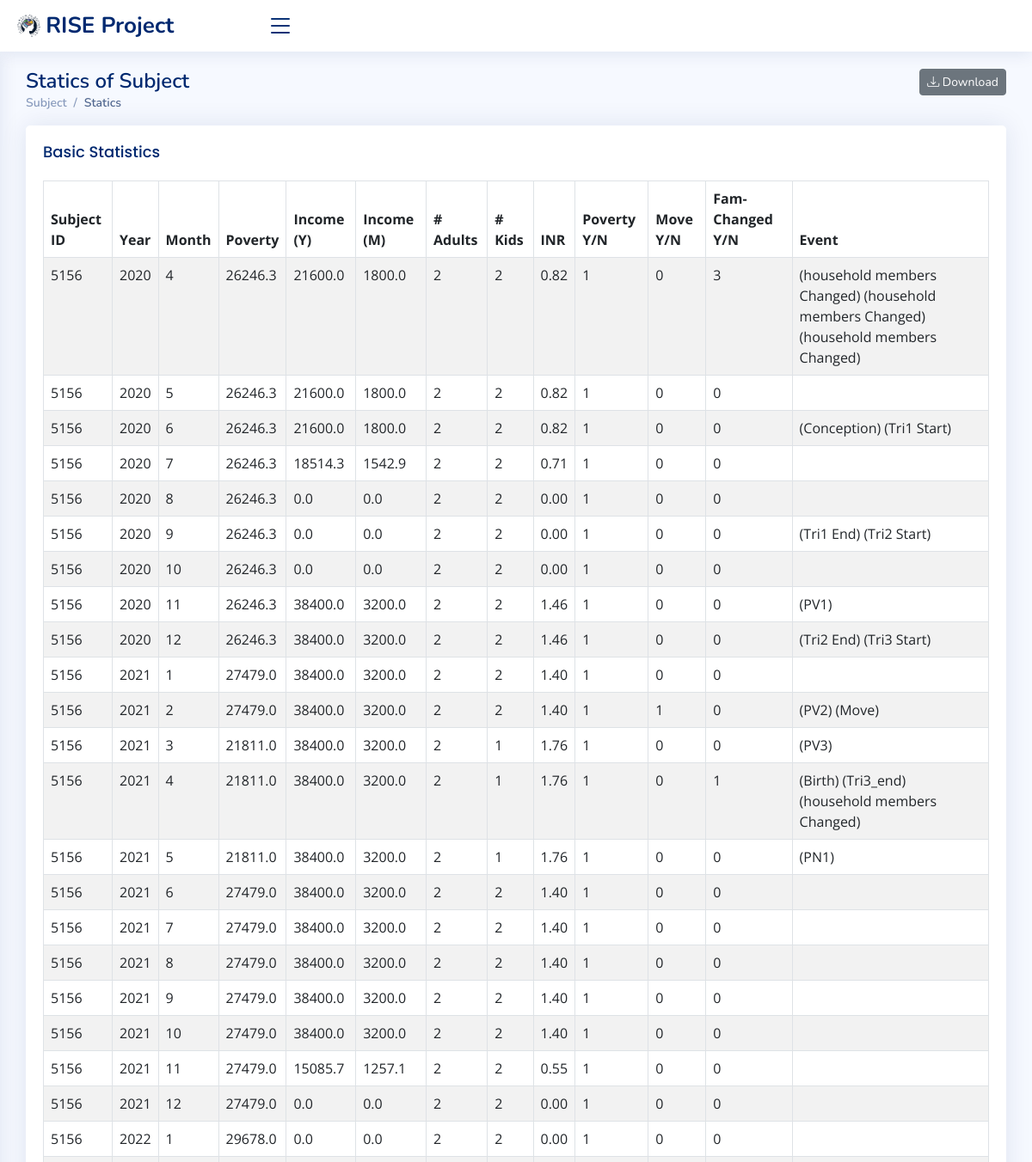
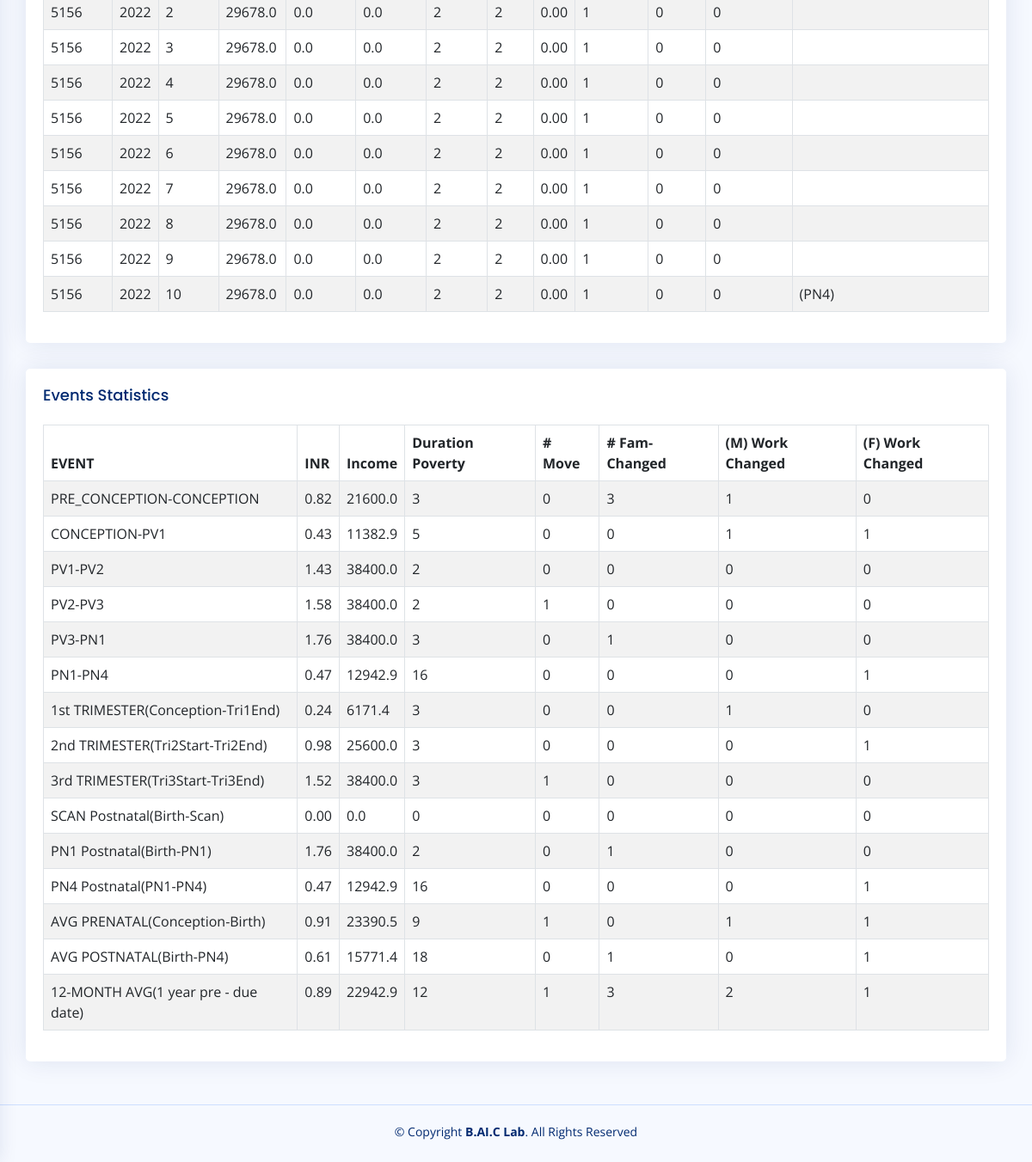
The page /subjectStatics/5156 on the database its author committed (2 pictures, top to bottom).
### rise/models.py (models this page shows, shortened)
class Poverty(models.Model):
    year = models.IntegerField()
    familysize = models.IntegerField()
    old = models.IntegerField()
    adult = models.IntegerField()
    kid = models.IntegerField()
    pline = models.FloatField()
    class Meta:
        unique_together = ('year', 'old', 'adult', 'kid')

### rise/views.py (the view)
# urls.py: path('subjectStatics/<str:subject_id>', subject_statics, name='subject_statics'),
def subject_statics(request, subject_id=None):
    birth_date = get_birth_date(subject_id)
    conception_date = get_conception_date(subject_id)
    if birth_date is None and conception_date is not None:
        birth_date = add_months_to_date(conception_date, 9)
    if birth_date is not None and conception_date is None:
        conception_date = add_months_to_date(birth_date, -9)
    tri1_date = get_tri1_date(subject_id)
    tri2_date = get_tri2_date(subject_id)
    tri3_date = get_tri3_date(subject_id)
    if tri1_date is None:
        tri1_date = conception_date
    if tri2_date is None:
        tri2_date = add_months_to_date(tri1_date, 3)
    if tri3_date is None:
        tri3_date = add_months_to_date(tri2_date, 3)
    pv1_interview_date = get_interview_type_date(subject_id, 'pv1')
    pv2_interview_date = get_interview_type_date(subject_id, 'pv2')
    pv3_interview_date = get_interview_type_date(subject_id, 'pv3')
    pn1_interview_date = get_interview_type_date(subject_id, 'pn1')
    pn4_interview_date = get_interview_type_date(subject_id, 'pn4')
    scan_date = get_scan_date(subject_id)
    move_date = get_move_date(subject_id=subject_id, no=1)
    move_date_2 = get_move_date(subject_id=subject_id, no=2)
    move_date_3 = get_move_date(subject_id=subject_id, no=3)
    move_date_4 = get_move_date(subject_id=subject_id, no=4)
    move_date_5 = get_move_date(subject_id=subject_id, no=5)
    household_member_changes_date_1 = get_household_member_changes_date(subject_id=subject_id, no=1)
    household_member_changes_date_2 = get_household_member_changes_date(subject_id=subject_id, no=2)
    household_member_changes_date_3 = get_household_member_changes_date(subject_id=subject_id, no=3)
    household_member_changes_date_4 = get_household_member_changes_date(subject_id=subject_id, no=4)
    household_member_changes_date_5 = get_household_member_changes_date(subject_id=subject_id, no=5)
    interviews = Interview.objects.filter(subject_id=subject_id)
    statics = []
    pre_conception_date = None
    for interview in interviews:
        if interview.interview_type == 'pv1':
            work_start = add_months_to_date(birth_date, -12)
            pre_conception_date = work_start
            work_end = pv1_interview_date
        elif interview.interview_type == 'pv2':
            work_start = pv1_interview_date
            work_start = work_start.replace(day=1)
            work_start = add_months_to_date(work_start, 1)
            work_end = pv2_interview_date
        elif interview.interview_type == 'pv3':
            work_start = pv2_interview_date
            work_start = work_start.replace(day=1)
            work_start = add_months_to_date(work_start, 1)
            work_end = pv3_interview_date
        elif interview.interview_type == 'pn1':
            work_start = pv3_interview_date
            work_start = work_start.replace(day=1)
            work_start = add_months_to_date(work_start, 1)
            work_end = pn1_interview_date
        elif interview.interview_type == 'pn4':
            work_start = pn1_interview_date
            work_start = work_start.replace(day=1)
            work_start = add_months_to_date(work_start, 1)
            work_end = pn4_interview_date
        current_date = work_start
        while current_date <= work_end:
            event = ""
            moc_work_end = 0
            foc_work_end = 0
            moc_work_start = 0
            foc_work_start = 0
            year = current_date.year
            month = current_date.month
            moc_income = calculate_monthly_income(subject_id, year, month)['moc_income']
            foc_income = calculate_monthly_income(subject_id, year, month)['foc_income']
            etc_income = calculate_monthly_income(subject_id, year, month)['etc_income']
            monthly_income = moc_income + foc_income + etc_income
            moc_work_end = calculate_monthly_income(subject_id, year, month)['moc_work_end']
            foc_work_end = calculate_monthly_income(subject_id, year, month)['foc_work_end']
            moc_work_start = calculate_monthly_income(subject_id, year, month)['moc_work_start']
            foc_work_start = calculate_monthly_income(subject_id, year, month)['foc_work_start']
            yearly_income = monthly_income * 12
            f_adult = interview.financial_family_adult
            h_adult = interview.household_adult
            if f_adult is None:
                f_adult = 0
            if h_adult is None:
                h_adult = 0
            adult = max(f_adult, h_adult)
            f_kid = interview.financial_family_child
            h_kid = interview.household_child
            if f_kid is None:
                f_kid = 0
            if h_kid is None:
                h_kid = 0
            kid = max(f_kid, h_kid)
            adult, kid = get_family(interview.interview_id, year, month)
            pline = Poverty.objects.get(year=year, familysize=adult+kid, adult=adult, kid=kid).pline
            inr = yearly_income / pline
            poverty_yn = 0
            if inr < 2:
                poverty_yn = 1
            if birth_date is not None:
                if year == birth_date.year and month == birth_date.month:
                    event += "(Birth) (Tri3_end) "
            if conception_date is not None:
                if year == conception_date.year and month == conception_date.month:
                    event += "(Conception) "
            if tri1_date is not None:
                if year == tri1_date.year and month == tri1_date.month:
                    event += "(Tri1 Start) "
            if tri2_date is not None:
                if year == tri2_date.year and month == tri2_date.month:
                    event += "(Tri1 End) (Tri2 Start) "
            if tri3_date is not None:
                if year == tri3_date.year and month == tri3_date.month:
                    event += "(Tri2 End) (Tri3 Start) "
            if scan_date is not None:
                if year == scan_date.year and month == scan_date.month:
                    event += "(Scan) "
            if pv1_interview_date is not None:
                if year == pv1_interview_date.year and month == pv1_interview_date.month:
                    event += "(PV1) "
            if pv2_interview_date is not None:
                if year == pv2_interview_date.year and month == pv2_interview_date.month:
                    event += "(PV2) "
            if pv3_interview_date is not None:
                if year == pv3_interview_date.year and month == pv3_interview_date.month:
                    event += "(PV3) "
            if pn1_interview_date is not None:
                if year == pn1_interview_date.year and month == pn1_interview_date.month:
                    event += "(PN1) "
            if pn4_interview_date is not None:
                if year == pn4_interview_date.year and month == pn4_interview_date.month:
                    event += "(PN4) "
            move_yn = 0
            for i in range(1,6):
                move_date = get_move_date(subject_id=subject_id, no=i)
                if move_date is not None:
                    if year == move_date.year and month == move_date.month:
                        event += "(Move) "
                        move_yn += 1
            household_member_changes_yn = 0
            for i in range(1,6):
                household_member_changes_date = get_household_member_changes_date(subject_id=subject_id, no=i)
                if household_member_changes_date is not None:
                    if year == household_member_changes_date.year and month == household_member_changes_date.month:
                        event += "(household members Changed) "
                        household_member_changes_yn += 1
            statics.append({'subject_id': subject_id, 'year': year, 'month': month, 'pline': pline, 'yearly_income': yearly_income, 'monthly_income': monthly_income, 'adult': adult, 'kid': kid, 'inr': inr, 'poverty_yn': poverty_yn, 'move_yn': move_yn, 'household_member_changes_yn':household_member_changes_yn, 'event': event, 'moc_work_end': moc_work_end, 'foc_work_end': foc_work_end, 'moc_work_start': moc_work_start, 'foc_work_start': foc_work_start})
            if current_date.month == 12:
                current_date = current_date.replace(year=current_date.year + 1, month=1)
            else:
                if current_date.month + 1 == 2:
                    if current_date.day > 28 and is_leap_year(current_date.year):
                        current_date = current_date.replace(day=29)
                    elif current_date.day > 28:
                        current_date = current_date.replace(day=28)
                current_date = current_date.replace(month=current_date.month + 1)
    events = []
    events.append(calculate_events(pre_conception_date, conception_date, statics, "PRE_CONCEPTION-CONCEPTION"))
    events.append(calculate_events(conception_date, pv1_interview_date, statics, "CONCEPTION-PV1"))
    events.append(calculate_events(pv1_interview_date, pv2_interview_date, statics, "PV1-PV2"))
    events.append(calculate_events(pv2_interview_date, pv3_interview_date, statics, "PV2-PV3"))
    events.append(calculate_events(pv3_interview_date, pn1_interview_date, statics, "PV3-PN1"))
    events.append(calculate_events(pn1_interview_date, pn4_interview_date, statics, "PN1-PN4"))
    events.append(calculate_events(conception_date, tri2_date, statics, "1st TRIMESTER(Conception-Tri1End)"))
    events.append(calculate_events(tri2_date, tri3_date, statics, "2nd TRIMESTER(Tri2Start-Tri2End)"))
    events.append(calculate_events(tri3_date, birth_date, statics, "3rd TRIMESTER(Tri3Start-Tri3End)"))
    events.append(calculate_events(birth_date, scan_date, statics, "SCAN Postnatal(Birth-Scan)"))
    events.append(calculate_events(birth_date, pn1_interview_date, statics, "PN1 Postnatal(Birth-PN1)"))
    events.append(calculate_events(pn1_interview_date, pn4_interview_date, statics, "PN4 Postnatal(PN1-PN4)"))
    events.append(calculate_events(conception_date, birth_date, statics, "AVG PRENATAL(Conception-Birth)"))
    events.append(calculate_events(birth_date, pn4_interview_date, statics, "AVG POSTNATAL(Birth-PN4)"))
    events.append(calculate_events(pre_conception_date, birth_date, statics, "12-MONTH AVG(1 year pre - due date)"))
    return render(request, 'subject_statics.html', {'statics': statics, 'events': events, 'subject_id': subject_id})

### rise/templates/subject_statics.html (shortened to what this page needs)
<!DOCTYPE html>
<html lang="en">
{% load static %}
<head>
  <link href="{% static 'assets/vendor/bootstrap/css/bootstrap.min.css' %}" rel="stylesheet">
  <link href="{% static 'assets/vendor/bootstrap-icons/bootstrap-icons.css' %}" rel="stylesheet">
  <link href="{% static 'assets/vendor/boxicons/css/boxicons.min.css' %}" rel="stylesheet">
  <link href="{% static 'assets/vendor/quill/quill.snow.css' %}" rel="stylesheet">
  <link href="{% static 'assets/vendor/quill/quill.bubble.css' %}" rel="stylesheet">
  <link href="{% static 'assets/vendor/remixicon/remixicon.css' %}" rel="stylesheet">
  <link href="{% static 'assets/vendor/simple-datatables/style.css' %}" rel="stylesheet">
  <link href="{% static 'assets/css/style.css' %}" rel="stylesheet">
</head>
<body>
  <header id="header" class="header fixed-top d-flex align-items-center">
    <div class="d-flex align-items-center justify-content-between">
      <a href="/home" class="logo d-flex align-items-center">
        <img src="{% static 'assets/img/baic.png' %}" alt="">
        <span class="d-none d-lg-block"> RISE Project</span>
      </a>
      <i class="bi bi-list toggle-sidebar-btn"></i>
    </div>
  </header>
  <main id="main" class="main">
    <div class="pagetitle">
      <h1>
          Statics of Subject
          <a href="/subjectStaticsDownload/{{ subject_id }}">
              <button type="button" class="btn btn-secondary btn-sm" style="float: right; margin-left: 10px"><i class="bi bi-download"></i> Download</button>
          </a>
      </h1>
      <nav>
        <ol class="breadcrumb">
          <li class="breadcrumb-item">Subject</li>
          <li class="breadcrumb-item active">Statics</li>
        </ol>
      </nav>
    </div>
    <section class="section">
      <div class="row">
        <div class="col-lg-12">
          <div class="card">
            <div class="card-body">
              <h5 class="card-title">Basic Statistics</h5>
              {% if statics %}
                <table class="table table-striped table-bordered table-hover">
                <thead>
                  <tr>
                    <th scope="col">Subject ID</th>
                    <th scope="col">Year</th>
                    <th scope="col">Month</th>
                    <th scope="col">Poverty</th>
                    <th scope="col">Income (Y)</th>
                    <th scope="col">Income (M)</th>
                    <th scope="col"># Adults</th>
                    <th scope="col"># Kids</th>
                    <th scope="col">INR</th>
                    <th scope="col">Poverty Y/N</th>
                    <th scope="col">Move Y/N</th>
                    <th scope="col">Fam-Changed Y/N</th>
                    <th scope="col">Event</th>
                  </tr>
                </thead>
                    <tbody>
                    {% for data in statics %}
                    <tr>
                        <td>{{ data.subject_id }}</td>
                        <td>{{ data.year }}</td>
                        <td>{{ data.month }}</td>
                        <td>{{ data.pline|floatformat:1 }}</td>
                        <td>{{ data.yearly_income|floatformat:1 }}</td>
                        <td>{{ data.monthly_income|floatformat:1 }}</td>
                        <td>{{ data.adult }}</td>
                        <td>{{ data.kid }}</td>
                        <td>{{ data.inr|floatformat:2 }}</td>
                        <td>{{ data.poverty_yn }}</td>
                        <td>{{ data.move_yn }}</td>
                        <td>{{ data.household_member_changes_yn }}</td>
                        <td>{{ data.event }}</td>
                    </tr>
                    {% endfor %}
                    </tbody>
              </table>
              {% else %}
                  <p>Data Empty</p>
              {% endif %}
            </div>
          </div>
        </div>
      </div>
    </section>
    <section class="section">
      <div class="row">
        <div class="col-lg-12">
          <div class="card">
            <div class="card-body">
              <h5 class="card-title">Events Statistics</h5>
              {% if events %}
                <table class="table table-striped table-bordered table-hover">
                <thead>
                  <tr>
                    <th scope="col">EVENT</th>
                    <th scope="col">INR</th>
                    <th scope="col">Income</th>
                    <th scope="col">Duration Poverty</th>
                    <th scope="col"># Move</th>
                    <th scope="col"># Fam-Changed</th>
                    <th scope="col">(M) Work Changed</th>
                    <th scope="col">(F) Work Changed</th>
                  </tr>
                </thead>
                    <tbody>
                    {% for data in events %}
                    <tr>
                        <td>{{ data.tag }}</td>
                        <td>{{ data.inr|floatformat:2 }}</td>
                        <td>{{ data.income|floatformat:1 }}</td>
                        <td>{{ data.duration_poverty }}</td>
                        <td>{{ data.tot_move_cnt }}</td>
                        <td>{{ data.tot_famchange_cnt }}</td>
                        <td>{{ data.moc_work_end_cnt }}</td>
                        <td>{{ data.foc_work_end_cnt }}</td>
                    </tr>
                    {% endfor %}
                    </tbody>
              </table>
              {% else %}
                  <p>Data Empty</p>
              {% endif %}
            </div>
          </div>
        </div>
      </div>
    </section>
  </main>
  <footer id="footer" class="footer">
    <div class="copyright">
      &copy; Copyright <strong><span>B.AI.C Lab</span></strong>. All Rights Reserved
    </div>
    <div class="credits">
    </div>
  </footer>
</body>
</html>

### rows shown on the page
Poverty: pline "26246.3" "26246.3" "26246.3" "26246.3" "26246.3" "26246.3" "26246.3" "26246.3" "26246.3"
Poverty: pline "27479.0" "27479.0" "27479.0" "27479.0" "27479.0" "27479.0" "27479.0" "27479.0" "27479.0"
Poverty: subject_id "5156", year "2021", month "3", pline "21811.0", yearly_income "38400.0", monthly_income "3200.0", adult "2", kid "1", inr "1.76", poverty_yn "1", move_yn "0", household_member_changes_yn "0", event "(PV3)", pline "21811.0" "21811.0", tag "PRE_CONCEPTION-CONCEPTION", inr "0.82", income "21600.0", duration_poverty "3", tot_move_cnt "0", tot_famchange_cnt "3", moc_work_end_cnt "1", foc_work_end_cnt "0", tag "CONCEPTION-PV1", inr "0.43", income "11382.9", duration_poverty "5", tot_famchange_cnt "0", foc_work_end_cnt "1", tag "AVG PRENATAL(Conception-Birth)", inr "0.91", income "23390.5", duration_poverty "9", tot_move_cnt "1", tag "AVG POSTNATAL(Birth-PN4)", inr "0.61", income "15771.4", duration_poverty "18", tot_famchange_cnt "1", moc_work_end_cnt "0", tag "12-MONTH AVG(1 year pre - due date)", inr "0.89", income "22942.9", duration_poverty "12", moc_work_end_cnt "2"
Poverty: pline "29678.0" "29678.0" "29678.0" "29678.0" "29678.0" "29678.0" "29678.0" "29678.0" "29678.0" "29678.0"

### other values the page prints
{{ data.subject_id }} "5156" "5156" "5156" "5156" "5156" "5156" "5156" "5156" "5156" "5156" "5156" "5156" "5156" "5156" "5156" "5156" "5156" "5156" "5156" "5156" "5156" "5156" "5156" "5156" "5156" "5156" "5156" "5156" "5156" "5156"
{{ data.year }} "2020" "2020" "2020" "2020" "2020" "2020" "2020" "2020" "2020" "2021" "2021" "2021" "2021" "2021" "2021" "2021" "2021" "2021" "2021" "2021" "2022" "2022" "2022" "2022" "2022" "2022" "2022" "2022" "2022" "2022"
{{ data.month }} "4" "5" "6" "7" "8" "9" "10" "11" "12" "1" "2" "4" "5" "6" "7" "8" "9" "10" "11" "12" "1" "2" "3" "4" "5" "6" "7" "8" "9" "10"
{{ data.yearly_income|floatformat:1 }} "21600.0" "21600.0" "21600.0" "18514.3" "0.0" "0.0" "0.0" "38400.0" "38400.0" "38400.0" "38400.0" "38400.0" "38400.0" "38400.0" "38400.0" "38400.0" "38400.0" "38400.0" "15085.7" "0.0" "0.0" "0.0" "0.0" "0.0" "0.0" "0.0" "0.0" "0.0" "0.0" "0.0"
{{ data.monthly_income|floatformat:1 }} "1800.0" "1800.0" "1800.0" "1542.9" "0.0" "0.0" "0.0" "3200.0" "3200.0" "3200.0" "3200.0" "3200.0" "3200.0" "3200.0" "3200.0" "3200.0" "3200.0" "3200.0" "1257.1" "0.0" "0.0" "0.0" "0.0" "0.0" "0.0" "0.0" "0.0" "0.0" "0.0" "0.0"
{{ data.adult }} "2" "2" "2" "2" "2" "2" "2" "2" "2" "2" "2" "2" "2" "2" "2" "2" "2" "2" "2" "2" "2" "2" "2" "2" "2" "2" "2" "2" "2" "2"
{{ data.kid }} "2" "2" "2" "2" "2" "2" "2" "2" "2" "2" "2" "1" "1" "2" "2" "2" "2" "2" "2" "2" "2" "2" "2" "2" "2" "2" "2" "2" "2" "2"
{{ data.inr|floatformat:2 }} "0.82" "0.82" "0.82" "0.71" "0.00" "0.00" "0.00" "1.46" "1.46" "1.40" "1.40" "1.76" "1.76" "1.40" "1.40" "1.40" "1.40" "1.40" "0.55" "0.00" "0.00" "0.00" "0.00" "0.00" "0.00" "0.00" "0.00" "0.00" "0.00" "0.00"
{{ data.poverty_yn }} "1" "1" "1" "1" "1" "1" "1" "1" "1" "1" "1" "1" "1" "1" "1" "1" "1" "1" "1" "1" "1" "1" "1" "1" "1" "1" "1" "1" "1" "1"
{{ data.move_yn }} "0" "0" "0" "0" "0" "0" "0" "0" "0" "0" "1" "0" "0" "0" "0" "0" "0" "0" "0" "0" "0" "0" "0" "0" "0" "0" "0" "0" "0" "0"
{{ data.household_member_changes_yn }} "3" "0" "0" "0" "0" "0" "0" "0" "0" "0" "0" "1" "0" "0" "0" "0" "0" "0" "0" "0" "0" "0" "0" "0" "0" "0" "0" "0" "0" "0"
{{ data.event }} "(household members Changed) (household members Changed) (household members Changed)" "(Conception) (Tri1 Start)" "(Tri1 End) (Tri2 Start)" "(PV1)" "(Tri2 End) (Tri3 Start)" "(PV2) (Move)" "(Birth) (Tri3_end) (household members Changed)" "(PN1)" "(PN4)"
{{ data.tag }} "PV1-PV2" "PV2-PV3" "PV3-PN1" "PN1-PN4" "1st TRIMESTER(Conception-Tri1End)" "2nd TRIMESTER(Tri2Start-Tri2End)" "3rd TRIMESTER(Tri3Start-Tri3End)" "SCAN Postnatal(Birth-Scan)" "PN1 Postnatal(Birth-PN1)" "PN4 Postnatal(PN1-PN4)"
{{ data.inr|floatformat:2 }} "1.43" "1.58" "1.76" "0.47" "0.24" "0.98" "1.52" "0.00" "1.76" "0.47"
{{ data.income|floatformat:1 }} "38400.0" "38400.0" "38400.0" "12942.9" "6171.4" "25600.0" "38400.0" "0.0" "38400.0" "12942.9"
